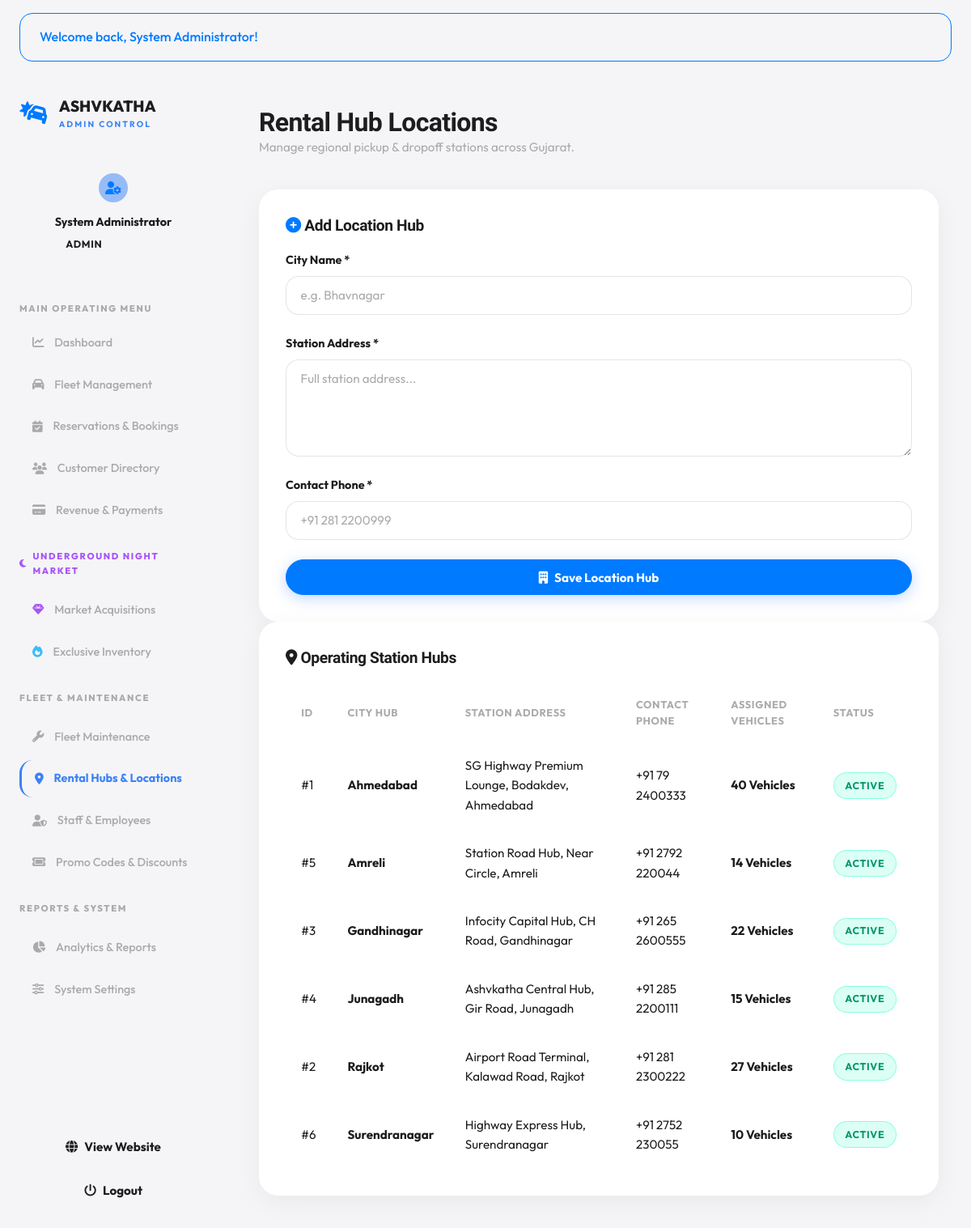
The page /admin/locations.php (signed in) on the database its author committed.
### tables this page shows
CREATE TABLE `locations` (
  `id` int(11) NOT NULL AUTO_INCREMENT,
  `city_name` varchar(50) NOT NULL,
  `location_address` varchar(255) NOT NULL,
  `contact_phone` varchar(20) NOT NULL,
  `status` enum('active','inactive') NOT NULL DEFAULT 'active',
  PRIMARY KEY (`id`)
);

### admin/locations.php (the view, shortened to what this page needs)
<?php
require_once __DIR__ . '/../includes/functions.php';
$db = get_db_connection();
$locations = $db->query("
    SELECT l.*, COUNT(v.id) as vehicle_count
    FROM locations l
    LEFT JOIN vehicles v ON l.id = v.location_id
    GROUP BY l.id ORDER BY l.city_name ASC
")->fetchAll();
include __DIR__ . '/../includes/header.php';
?>
<div class="dashboard-layout">
  <?php include __DIR__ . '/../includes/admin-sidebar.php'; ?>
  <main class="dashboard-content">
    <div class="dashboard-header">
      <div>
        <h1 class="dashboard-title">Rental Hub Locations</h1>
        <p class="dashboard-subtitle">Manage regional pickup & dropoff stations across Gujarat.</p>
      </div>
    </div>
    <div class="catalog-layout" style="grid-template-columns: 340px 1fr;">
      <div class="card">
        <h3 style="font-size: 1.2rem; margin-bottom: 1.2rem;"><i class="fa-solid fa-plus-circle" style="color: var(--primary);"></i> Add Location Hub</h3>
        <form action="<?php echo url('/admin/locations.php'); ?>" method="POST">
          <div class="form-group">
            <label class="form-label">City Name *</label>
            <input type="text" name="city_name" class="form-control" placeholder="e.g. Bhavnagar" required>
          </div>
          <div class="form-group">
            <label class="form-label">Station Address *</label>
            <textarea name="location_address" class="form-control" placeholder="Full station address..." required></textarea>
          </div>
          <div class="form-group">
            <label class="form-label">Contact Phone *</label>
            <input type="text" name="contact_phone" class="form-control" placeholder="+91 281 2200999" required>
          </div>
          <button type="submit" class="btn btn-primary" style="width: 100%;"><i class="fa-solid fa-building"></i> Save Location Hub</button>
        </form>
      </div>
      <div class="card">
        <h3 style="font-size: 1.2rem; margin-bottom: 1.2rem;"><i class="fa-solid fa-location-dot"></i> Operating Station Hubs</h3>
        <div class="table-responsive">
          <table class="data-table">
            <thead>
              <tr>
                <th>ID</th>
                <th>City Hub</th>
                <th>Station Address</th>
                <th>Contact Phone</th>
                <th>Assigned Vehicles</th>
                <th>Status</th>
              </tr>
            </thead>
            <tbody>
              <?php foreach ($locations as $loc): ?>
                <tr>
                  <td>#<?php echo $loc['id']; ?></td>
                  <td><strong><?php echo htmlspecialchars($loc['city_name']); ?></strong></td>
                  <td><?php echo htmlspecialchars($loc['location_address']); ?></td>
                  <td><?php echo htmlspecialchars($loc['contact_phone']); ?></td>
                  <td><strong><?php echo $loc['vehicle_count']; ?> Vehicles</strong></td>
                  <td><?php echo get_status_badge($loc['status']); ?></td>
                </tr>
              <?php endforeach; ?>
            </tbody>
          </table>
        </div>
      </div>
    </div>
  </main>
</div>
</body>
</html>

### includes/functions.php (shortened to what this page needs)
<?php
function url($path = '') {
    $path = '/' . ltrim($path, '/');
    return BASE_URL . $path;
}
function get_status_badge($status) {
    $status = strtolower(trim($status));
    $badge_class = 'badge-secondary';
    $label = ucfirst($status);
    switch ($status) {
        case 'available':
        case 'completed':
        case 'active':
        case 'approved':
        case 'resolved':
            $badge_class = 'badge-success';
            break;
    }
    return "<span class=\"badge {$badge_class}\">" . htmlspecialchars($label) . "</span>";
}
function display_flash_messages() {
    $types = ['success', 'error', 'info', 'warning'];
    $html = '';
    foreach ($types as $type) {
        $key = 'flash_' . $type;
        if (isset($_SESSION[$key]) && !empty($_SESSION[$key])) {
            $msg = htmlspecialchars($_SESSION[$key]);
            $html .= "<div class=\"alert alert-{$type}\">{$msg}</div>";
        }
    }
    return $html;
}

### assets/css/global.css (style rules this page uses)
:root { --primary: #007aff; --primary-glow: #3B82F680; --bg-light: #f5f5f7; --bg-dark: #1d1d1f; --bg-surface: #ffffff; --bg-card: rgba(255, 255, 255, 0.95); --bg-card-hover: #ffffff; --text-dark: #1d1d1f; --text-gray: #6e6e73; --text-muted: #aaaaaa; --text-light: #f5f5f7; --border-color: #aaaaaa; --border-light: rgba(170, 170, 170, 0.35); --border-glow: #3B82F680; --chocolate-brown: #1d1d1f; --coffeebrown: #1d1d1f; --forestgreen: #1d1d1f; --accent-green: #007aff; --border-green: rgba(0, 122, 255, 0.25); --lightyellow: #f5f5f7; --pure-black: #1d1d1f; --pure-white: #ffffff; --bg-whitesmoke: #f5f5f7; --bg-silver: #e5e5ea; --scrollbar-track: #000000; --scrollbar-thumb: #000000; --font-title: "Schibsted Grotesk", -apple-system, BlinkMacSystemFont, sans-serif; --font-body: "Outfit", -apple-system, BlinkMacSystemFont, sans-serif; --font-main: "Outfit", -apple-system, BlinkMacSystemFont, sans-serif; --radius-sm: 8px; --radius-md: 16px; --radius-lg: 24px; --radius-full: 9999px; --shadow-sm: 0 4px 16px rgba(0, 0, 0, 0.04); --shadow-lg: 0 16px 40px rgba(0, 0, 0, 0.08); --transition: none; }
*, *::before, *::after { box-sizing: border-box; margin: 0; padding: 0; }
html { font-size: 16px; scroll-behavior: auto !important; scrollbar-color: #000000 #000000 !important; scrollbar-width: thin !important; overflow-y: scroll !important; margin: 0 !important; padding: 0 !important; width: 100% !important; max-width: 100vw !important; }
body { margin: 0 !important; padding: 0 !important; width: 100% !important; max-width: 100vw !important; font-family: var(--font-body); background-color: var(--bg-light); color: var(--text-dark); line-height: 1.6; overflow-x: hidden; min-height: 100vh; display: flex; flex-direction: column; -webkit-font-smoothing: antialiased; }
h1, h2, h3, h4, h5, h6 { font-family: var(--font-title); font-weight: 800; line-height: 1.2; color: var(--text-dark); letter-spacing: -0.02em; }
.card, .glass-card { background: var(--bg-card); backdrop-filter: blur(12px); -webkit-backdrop-filter: blur(12px); border: 1px solid rgba(255, 255, 255, 0.6); border-radius: var(--radius-lg); padding: 2rem; box-shadow: 0 8px 32px rgba(0, 0, 0, 0.05); }
.btn { display: inline-flex; align-items: center; justify-content: center; gap: 0.5rem; padding: 0.85rem 1.8rem; font-family: var(--font-body); font-size: 0.95rem; font-weight: 700; line-height: 1; border-radius: var(--radius-full); border: 1px solid transparent; cursor: pointer; white-space: nowrap; text-decoration: none !important; outline: none !important; box-sizing: border-box; vertical-align: middle; transform: none !important; transition: background-color 0.15s ease, border-color 0.15s ease, box-shadow 0.15s ease, color 0.15s ease; }
.btn-primary { background-color: var(--primary); border-color: var(--primary); color: #ffffff; box-shadow: 0 4px 18px rgba(0, 102, 255, 0.25); }
.badge { display: inline-flex; align-items: center; gap: 0.4rem; padding: 0.35rem 0.85rem; font-size: 0.78rem; font-weight: 700; border-radius: var(--radius-full); text-transform: uppercase; letter-spacing: 0.05em; }
.badge-success { background-color: rgba(15, 252, 190, 0.15); color: #059669; border: 1px solid rgba(15, 252, 190, 0.4); }
.alert { padding: 1rem 1.5rem; border-radius: var(--radius-md); margin: 1rem 1.5rem; font-weight: 500; display: flex; align-items: center; justify-content: space-between; }
.alert-success { background-color: var(--success-bg); color: var(--accent-green); border: 1px solid var(--accent-green); }

### assets/css/forms.css (style rules this page uses)
.form-group { margin-bottom: 1.5rem; display: flex; flex-direction: column; gap: 0.5rem; }
.form-label { font-size: 0.9rem; font-weight: 700; color: var(--chocolate-brown); display: flex; align-items: center; gap: 0.4rem; }
.form-control { width: 100%; padding: 0.85rem 1.1rem; background-color: #ffffff; border: 1px solid rgba(170, 170, 170, 0.3); border-radius: var(--radius-md); color: var(--text-dark); font-family: var(--font-body); font-size: 0.95rem; }
.form-control::placeholder { color: #aaaaaa; }
textarea.form-control { resize: vertical; min-height: 120px; }

### rows shown on the page
locations: id "1", city_name "Ahmedabad", location_address "SG Highway Premium Lounge, Bodakdev, Ahmedabad", contact_phone "+91 79 2400333", vehicle_count "40", status "ACTIVE"
locations: id "5", city_name "Amreli", location_address "Station Road Hub, Near Circle, Amreli", contact_phone "+91 2792 220044", vehicle_count "14", status "ACTIVE"
locations: id "3", city_name "Gandhinagar", location_address "Infocity Capital Hub, CH Road, Gandhinagar", contact_phone "+91 265 2600555", vehicle_count "22", status "ACTIVE"
locations: id "4", city_name "Junagadh", location_address "Ashvkatha Central Hub, Gir Road, Junagadh", contact_phone "+91 285 2200111", vehicle_count "15", status "ACTIVE"
locations: id "2", city_name "Rajkot", location_address "Airport Road Terminal, Kalawad Road, Rajkot", contact_phone "+91 281 2300222", vehicle_count "27", status "ACTIVE"
locations: id "6", city_name "Surendranagar", location_address "Highway Express Hub, Surendranagar", contact_phone "+91 2752 230055", vehicle_count "10", status "ACTIVE"

### other values the page prints
$msg "Welcome back, System Administrator!"
$user['full_name'] "System Administrator"
$user['role'] "ADMIN"
